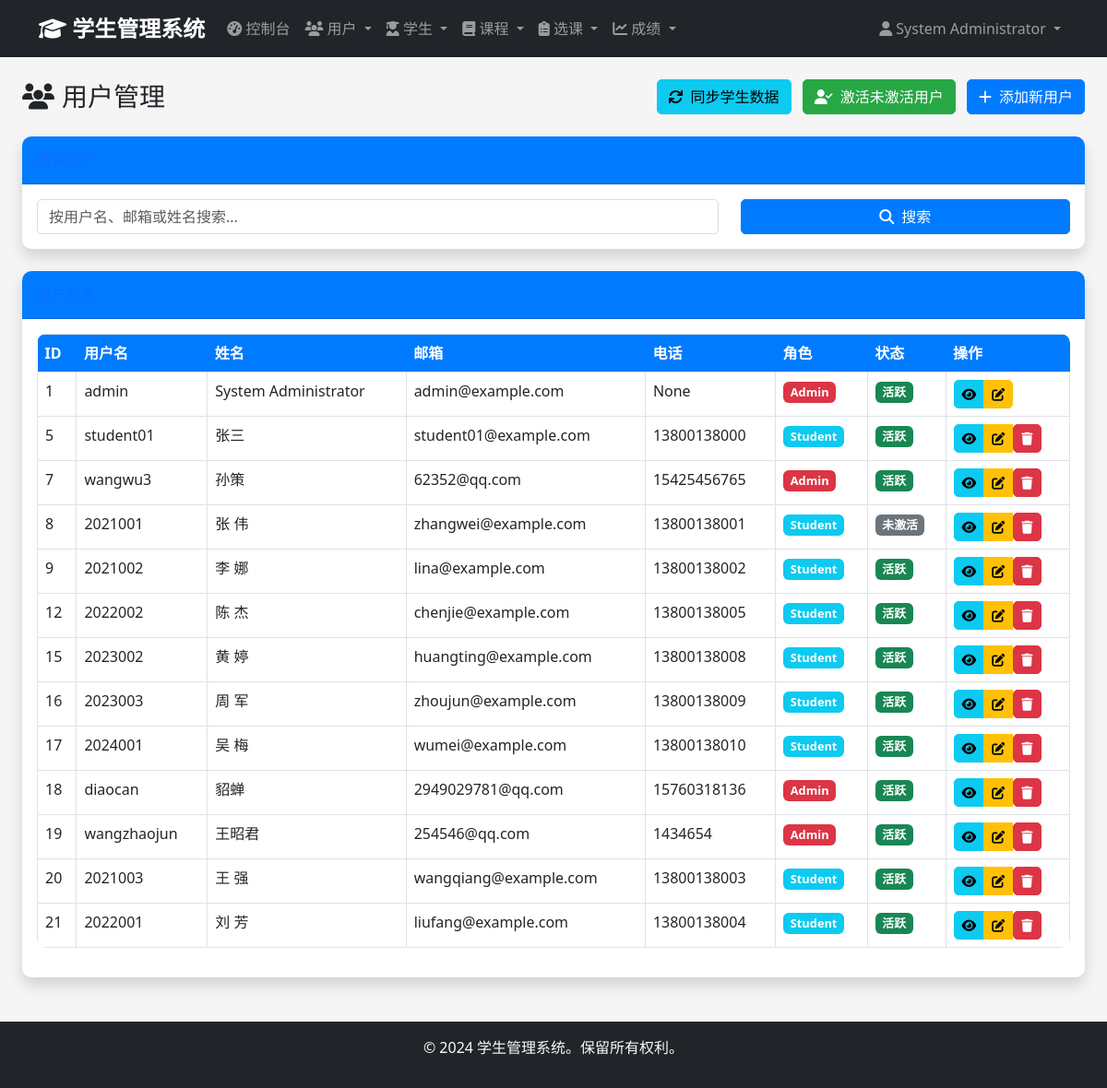
/admin/users (signed in), run on an earlier commit of the app's database.
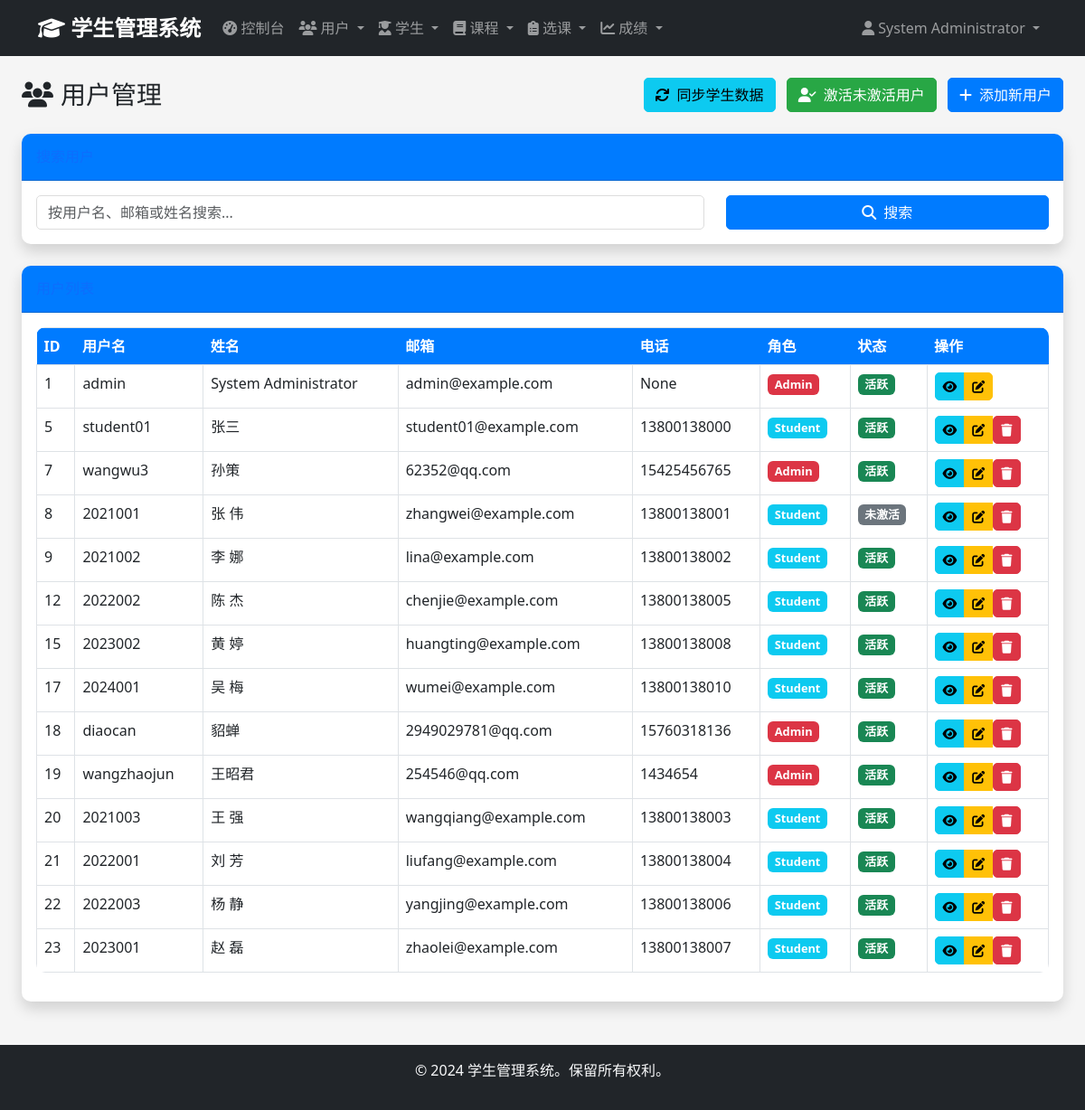
And on a later commit of the database.
### app/models/user.py (models this page shows, shortened)
class User(UserMixin, db.Model):
    __tablename__ = 'users'
    id = db.Column(db.Integer, primary_key=True)
    username = db.Column(db.String(50), unique=True, nullable=False)
    email = db.Column(db.String(100), unique=True, nullable=False)
    password_hash = db.Column(db.String(255), nullable=False)
    full_name = db.Column(db.String(100), nullable=False)
    phone = db.Column(db.String(20))
    role = db.Column(db.Enum('admin', 'student', name='user_role'), nullable=False, default='student')
    is_active = db.Column(db.Boolean, default=True)
    created_at = db.Column(db.DateTime, default=datetime.utcnow)
    updated_at = db.Column(db.DateTime, default=datetime.utcnow, onupdate=datetime.utcnow)
    administrator = db.relationship('Administrator', backref='user', uselist=False, cascade='all, delete-orphan')
    def is_admin(self):
        return self.role == 'admin'

### app/views/admin.py (the view, shortened to what this page needs)
@admin_bp.route('/users')
@login_required
@admin_required
def users():
    page = request.args.get('page', 1, type=int)
    search = request.args.get('search', '')
    query = User.query
    users = query.paginate(
        page=page,
        per_page=20,
        error_out=False
    )
    return render_template('admin/users/index.html', users=users, search=search)

### app/views/auth.py (called while the page is built)
def admin_required(f):
    @wraps(f)
    def decorated_function(*args, **kwargs):
        if not current_user.is_authenticated or not current_user.is_admin():
            flash('访问被拒绝。需要管理员权限。', 'error')
            return redirect(url_for('auth.login'))
        return f(*args, **kwargs)
    return decorated_function

### app/templates/admin/users/index.html (shortened to what this page needs)
{% extends "base.html" %}
{% block content %}
<div class="container-fluid">
    <div class="d-sm-flex align-items-center justify-content-between mb-4">
        <div class="d-flex align-items-center">
            <h1 class="h3 mb-0 text-gray-800">
                <i class="fas fa-users me-2"></i>用户管理
            </h1>
        </div>
        <div>
            <form method="POST" action="{{ url_for('admin.sync_student_data') }}"
                  style="display: inline;" onsubmit="return confirm('确定要同步所有用户和学生数据吗？')">
                <button type="submit" class="btn btn-info me-2">
                    <i class="fas fa-sync me-2"></i>同步学生数据
                </button>
            </form>
            <form method="POST" action="{{ url_for('admin.activate_inactive_users') }}"
                  style="display: inline;" onsubmit="return confirm('确定要激活所有未激活的用户吗？')">
                <button type="submit" class="btn btn-success me-2">
                    <i class="fas fa-user-check me-2"></i>激活未激活用户
                </button>
            </form>
            <a href="{{ url_for('admin.create_user') }}" class="btn btn-primary">
                <i class="fas fa-plus me-2"></i>添加新用户
            </a>
        </div>
    </div>
    <div class="card shadow mb-4">
        <div class="card-header py-3">
            <h6 class="m-0 font-weight-bold text-primary">搜索用户</h6>
        </div>
        <div class="card-body">
            <form method="GET" action="{{ url_for('admin.users') }}">
                <div class="row">
                    <div class="col-md-8">
                        <input type="text" class="form-control" name="search" placeholder="按用户名、邮箱或姓名搜索..." value="{{ search }}">
                    </div>
                    <div class="col-md-4">
                        <button type="submit" class="btn btn-primary w-100">
                            <i class="fas fa-search me-2"></i>搜索
                        </button>
                    </div>
                </div>
            </form>
        </div>
    </div>
    <div class="card shadow mb-4">
        <div class="card-header py-3">
            <h6 class="m-0 font-weight-bold text-primary">用户列表</h6>
        </div>
        <div class="card-body">
            {% if users.items %}
            <div class="table-responsive">
                <table class="table table-bordered" id="usersTable" width="100%" cellspacing="0">
                    <thead>
                        <tr>
                            <th>ID</th>
                            <th>用户名</th>
                            <th>姓名</th>
                            <th>邮箱</th>
                            <th>电话</th>
                            <th>角色</th>
                            <th>状态</th>
                            <th>操作</th>
                        </tr>
                    </thead>
                    <tbody>
                        {% for user in users.items %}
                        <tr>
                            <td>{{ user.id }}</td>
                            <td>{{ user.username }}</td>
                            <td>{{ user.full_name }}</td>
                            <td>{{ user.email }}</td>
                            <td>{{ user.phone or '-' }}</td>
                            <td>
                                <span class="badge bg-{{ 'danger' if user.role == 'admin' else 'info' }}">
                                    {{ user.role.title() }}
                                </span>
                            </td>
                            <td>
                                {% if user.is_active %}
                                    <span class="badge bg-success">活跃</span>
                                {% else %}
                                    <span class="badge bg-secondary">未激活</span>
                                {% endif %}
                            </td>
                            <td>
                                <div class="btn-group" role="group">
                                    <a href="{{ url_for('admin.view_user', user_id=user.id) }}" class="btn btn-sm btn-info" title="查看">
                                        <i class="fas fa-eye"></i>
                                    </a>
                                    <a href="{{ url_for('admin.edit_user', user_id=user.id) }}" class="btn btn-sm btn-warning" title="编辑">
                                        <i class="fas fa-edit"></i>
                                    </a>
                                    {% if user.id != current_user.id %}
                                    <form method="POST" action="{{ url_for('admin.delete_user', user_id=user.id) }}" style="display: inline;"
                                          onsubmit="return confirm('确定要删除这个用户吗？');">
                                        <button type="submit" class="btn btn-sm btn-danger" title="删除">
                                            <i class="fas fa-trash"></i>
                                        </button>
                                    </form>
                                    {% endif %}
                                </div>
                            </td>
                        </tr>
                        {% endfor %}
                    </tbody>
                </table>
            </div>
            {% endif %}
        </div>
    </div>
</div>
{% endblock %}

### app/templates/base.html (shortened to what this page needs)
<!DOCTYPE html>
<html lang="zh-CN">
<head>
    <link href="https://cdn.jsdelivr.net/npm/bootstrap@5.3.0/dist/css/bootstrap.min.css" rel="stylesheet">
    <link href="https://cdnjs.cloudflare.com/ajax/libs/font-awesome/6.4.0/css/all.min.css" rel="stylesheet">
    <link href="{{ url_for('static', filename='css/style.css') }}" rel="stylesheet">
</head>
<body>
    {% if current_user.is_authenticated %}
    <nav class="navbar navbar-expand-lg navbar-dark bg-dark">
        <div class="container">
            <a class="navbar-brand" href="{{ url_for('main.dashboard') }}">
                <i class="fas fa-graduation-cap"></i> 学生管理系统
            </a>
            <div class="collapse navbar-collapse" id="navbarNav">
                <ul class="navbar-nav me-auto">
                    {% if current_user.is_admin() %}
                    <li class="nav-item">
                        <a class="nav-link" href="{{ url_for('admin.dashboard') }}">
                            <i class="fas fa-tachometer-alt"></i> 控制台
                        </a>
                    </li>
                    <li class="nav-item dropdown">
                        <a class="nav-link dropdown-toggle" href="#" data-bs-toggle="dropdown">
                            <i class="fas fa-users"></i> 用户
                        </a>
                    </li>
                    <li class="nav-item dropdown">
                        <a class="nav-link dropdown-toggle" href="#" data-bs-toggle="dropdown">
                            <i class="fas fa-user-graduate"></i> 学生
                        </a>
                    </li>
                    <li class="nav-item dropdown">
                        <a class="nav-link dropdown-toggle" href="#" data-bs-toggle="dropdown">
                            <i class="fas fa-book"></i> 课程
                        </a>
                    </li>
                    <li class="nav-item dropdown">
                        <a class="nav-link dropdown-toggle" href="#" data-bs-toggle="dropdown">
                            <i class="fas fa-clipboard-list"></i> 选课
                        </a>
                    </li>
                    <li class="nav-item dropdown">
                        <a class="nav-link dropdown-toggle" href="#" data-bs-toggle="dropdown">
                            <i class="fas fa-chart-line"></i> 成绩
                        </a>
                    </li>
                    {% endif %}
                </ul>
                <ul class="navbar-nav">
                    <li class="nav-item dropdown">
                        <a class="nav-link dropdown-toggle" href="#" data-bs-toggle="dropdown">
                            <i class="fas fa-user"></i> {{ current_user.full_name }}
                        </a>
                    </li>
                </ul>
            </div>
        </div>
    </nav>
    {% endif %}
    <main class="container-fluid py-4">
        {% block content %}{% endblock %}
    </main>
    <footer class="bg-dark text-light text-center py-3 mt-auto">
        <div class="container">
            <p>&copy; 2024 学生管理系统。保留所有权利。</p>
        </div>
    </footer>
</body>
</html>

### app/static/css/style.css (style rules this page uses)
:root { --primary-color: #007bff; --secondary-color: #6c757d; --success-color: #28a745; --danger-color: #dc3545; --warning-color: #ffc107; --info-color: #17a2b8; --dark-color: #343a40; --light-color: #f8f9fa; }
body { min-height: 100vh; display: flex; flex-direction: column; background-color: #f5f5f5; font-family: 'Segoe UI', Tahoma, Geneva, Verdana, sans-serif; }
main { flex: 1; }
.navbar-brand { font-weight: bold; font-size: 1.5rem; }
.navbar-nav .nav-link { transition: color 0.3s; }
.card { border: none; border-radius: 10px; box-shadow: 0 0 10px rgba(0,0,0,0.1); transition: transform 0.3s, box-shadow 0.3s; }
.card-header { background-color: var(--primary-color); color: white; border-radius: 10px 10px 0 0 !important; font-weight: 600; }
.btn { border-radius: 5px; transition: all 0.3s; }
.btn-primary { background-color: var(--primary-color); border-color: var(--primary-color); }
.btn-success { background-color: var(--success-color); border-color: var(--success-color); }
.btn-danger { background-color: var(--danger-color); border-color: var(--danger-color); }
.table { background-color: white; border-radius: 10px; overflow: hidden; }
.table thead th { background-color: var(--primary-color); color: white; border: none; }
.form-control, .form-select { border-radius: 5px; border: 1px solid #ddd; transition: border-color 0.3s, box-shadow 0.3s; }
footer { margin-top: auto; }
.badge { font-size: 0.8rem; padding: 0.4em 0.6em; }

What changed in the data, as far as the page shows it:
removed User: id "16", username "2023003", full_name "周 军", email "zhoujun@example.com", phone "13800138009", role "Student", is_active "活跃"
added User: id "22", username "2022003", full_name "杨 静", email "yangjing@example.com", phone "13800138006", role "Student", is_active "活跃"
added User: id "23", username "2023001", full_name "赵 磊", email "zhaolei@example.com", phone "13800138007", role "Student", is_active "活跃"
